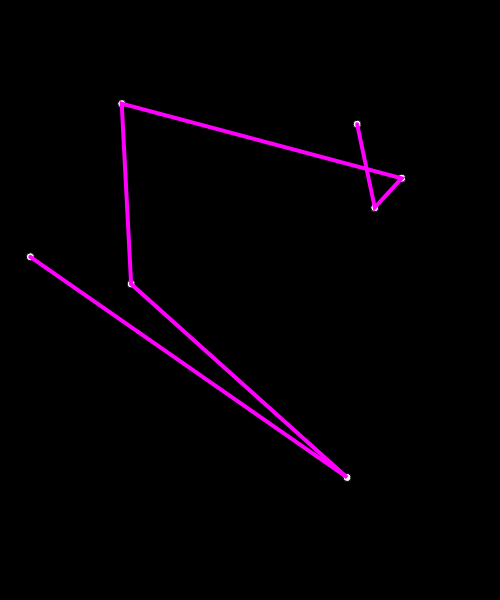
Frame 1 (no input)
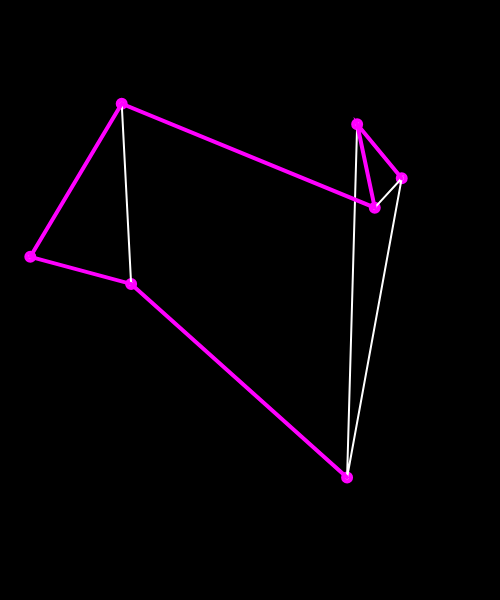
Frame 60 (no input)
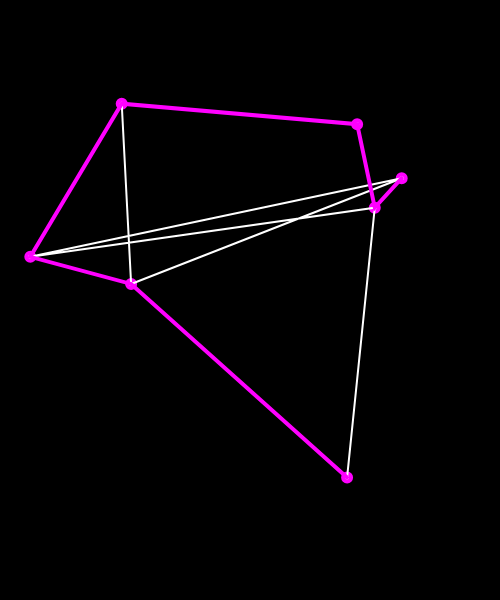
Frame 120 (the mouse pressed at the canvas centre since frame 60)

The p5.js sketch that drew these frames (run headless with seeded random() and noise() and a simulated clock; from frame 60 on, the mouse is pressed at the canvas centre):

// p5.js sketch
// ── sketch.js
var cities = [];
var totalCities = 7;
var recordDistance;
var bestEver; // will cities with best possible permutation

function setup() {
  canvas = createCanvas(500, 600); // creating a canvas of 500x600 pixels

  for (var i = 0; i < totalCities; i++) {
    var v = createVector(random(width), random(height)); // it creates an object in p5.js which will help us to get x,y location and other stuff about a point
    cities[i] = v; // representing each city as object/point in canvas
  }

  var d = calcDistance(cities);
  recordDistance = d; // setting recordDistance as initial distance between cities.
  bestEver = cities.slice(); // creating copy of cities array
}

function draw() {
  background(0); // gives black background to canvas

  fill(255); // to make the cities white
  for (var i = 0; i < cities.length; i++) {
    ellipse(cities[i].x, cities[i].y, 8, 8); // representing each city as a circle of 8x8 pixels
  }

  // drawing path between cities
  beginShape();
  stroke(256); // white color
  strokeWeight(2); // thickness
  noFill();

  for (var i = 0; i < cities.length; i++) {
    vertex(cities[i].x, cities[i].y); // representing line between 2 cities
  }
  endShape();

  // if we found a new bestEver then draw that path again with diff color to highlight it
  beginShape();
  stroke(255, 0, 255); // purple color
  strokeWeight(4); // thickness
  noFill();

  for (var i = 0; i < cities.length; i++) {
    vertex(bestEver[i].x, bestEver[i].y); // representing line between 2 cities
  }
  endShape();

  var i = floor(random(cities.length));
  var j = floor(random(cities.length));

  swap(cities, i, j); // swap random city i with random city j

  var d = calcDistance(cities);
  if (d < recordDistance) {
    // checking after each swap whether we are getting a better distance as solution to our TSP with given cities.
    recordDistance = d;
    bestEver = cities.slice();

    console.log(recordDistance); // printing the distance each time in console.
  }
}

function swap(a, i, j) {
  // this function will swap [i]th element and jth element in given array.
  // used to shuffle the given array to create different possibilities

  var temp = a[i];
  a[i] = a[j];
  a[j] = temp;
}

function calcDistance(points) {
  // this will calculate the distance betweem all points with given points. i,e total sum of all possible edges in the graph
  // here points is the array of points
  var sum = 0;
  for (var i = 0; i < points.length - 1; i++) {
    var d = dist(points[i].x, points[i].y, points[i + 1].x, points[i + 1].y);
    //distance measured in pixels
    sum += d;
  }

  return sum;
}
